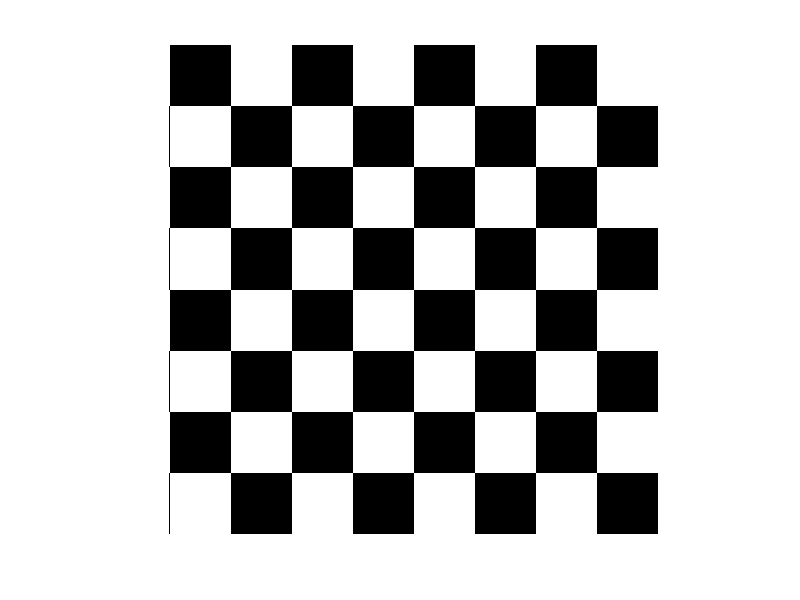

Reproduce this figure in MATLAB.
%Write a program using for loop to implement checker box. The size of the box will be given by
%the user.

x=32;
t = 256/x;
arr=zeros(256, 256, 'uint8');
f=1;
for i=1:t
   for j = 1:t 
       if mod(i+j,2) == 0
            for k = 1: x
                for l = 1:x
                    arr(x*(i-1)+k,x*(j-1)+l) = 0;
                end
            end
       end
       if mod(i+j,2) == 1
           for k = 1: x
                for l = 1:x
                    arr(x*(i-1)+k,x*(j-1)+l) = 255;
                end
            end
           
       end
   end
end
 imshow(arr);
